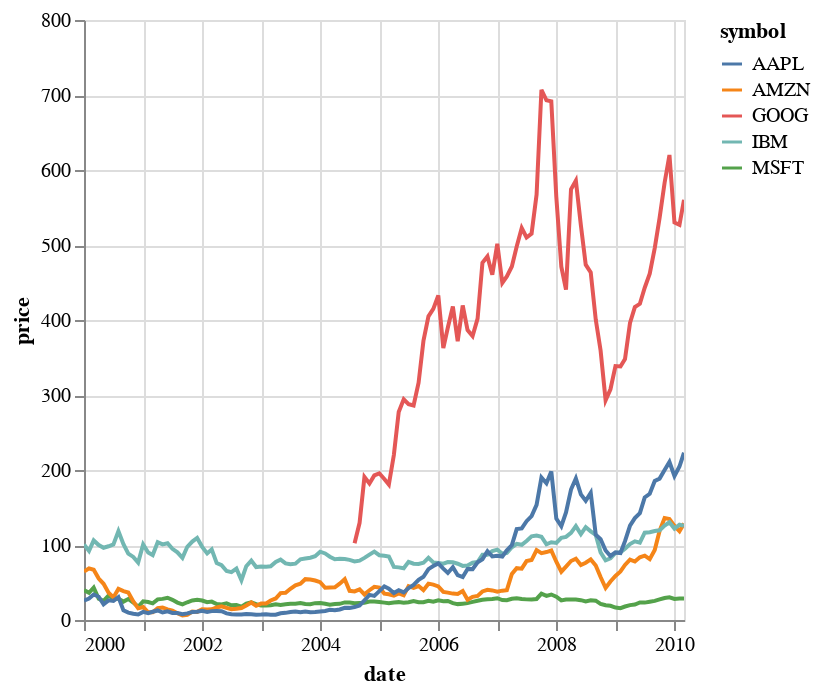

Here is the notebook cell this chart was saved with:
### Code cell
from vega_datasets import data
stocks = data.stocks()

import altair as alt
alt.Chart(stocks).mark_line().encode(
  x='date:T',
  y='price',
  color='symbol'
).interactive(bind_y=False)

### Figure 1 — Vega-Lite specification as saved in the notebook (floating-point values rounded to 4 significant figures; data arrays with more than 128 entries replaced by an {"elided": "..."} marker saying what was removed)
{"config": {"view": {"continuousWidth": 300, "continuousHeight": 300}}, "data": {"name": "data-b0fe595546d47c5085f225c35730172c"}, "mark": {"type": "line"}, "encoding": {"color": {"field": "symbol", "type": "nominal"}, "x": {"field": "date", "type": "temporal"}, "y": {"field": "price", "type": "quantitative"}}, "params": [{"name": "param_7", "select": {"type": "interval", "encodings": ["x"]}, "bind": "scales"}], "$schema": "https://vega.github.io/schema/vega-lite/v5.20.1.json", "datasets": {"data-b0fe595546d47c5085f225c35730172c": {"elided": "560 records"}}}
